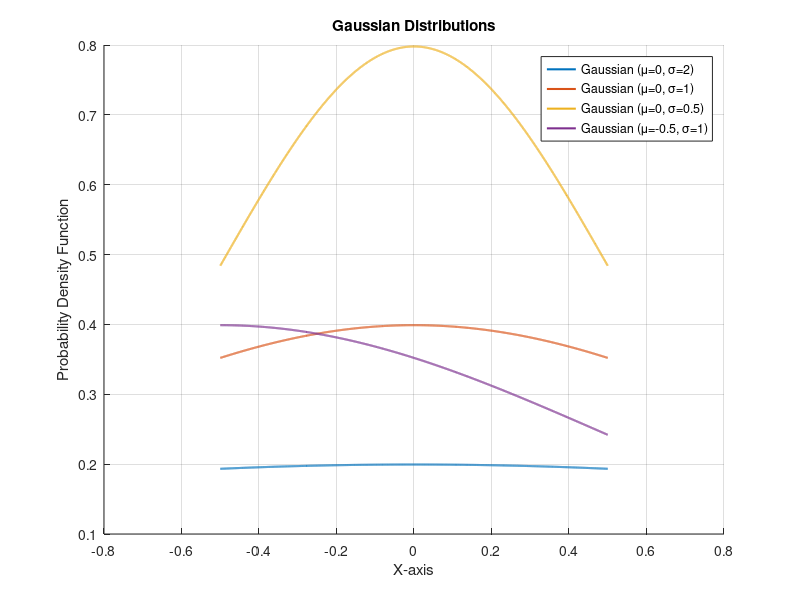

MATLAB code to generate this figure:
%Author-Soham Deshpande
%Date-31/01/2024

clc
clear all
close all

mu = 0;
x = rand(1, 5000) - 0.5;
x = sort(x);
sigma = 2;

eqn = (1/(sqrt(2*pi*sigma^2))) * exp(-(mu - x).^2/(2*sigma^2));
hold on;
plot(x, eqn, 'LineWidth', 1.5, 'DisplayName', 'Gaussian (\mu=0, \sigma=2)');

sigma2 = 1;
mu2 = 0;
eqn2 = (1/(sqrt(2*pi*sigma2^2))) * exp(-(mu2 - x).^2/(2*sigma2^2));
hold on;
plot(x, eqn2, 'LineWidth', 1.5, 'DisplayName', 'Gaussian (\mu=0, \sigma=1)');

sigma3 = 0.5;
mu3 = 0;
eqn3 = (1/(sqrt(2*pi*sigma3^2))) * exp(-(mu3 - x).^2/(2*sigma3^2));
plot(x, eqn3, 'LineWidth', 1.5, 'DisplayName', 'Gaussian (\mu=0, \sigma=0.5)');

sigma4 = 1;
mu4 = -0.5;
eqn4 = (1/(sqrt(2*pi*sigma4^2))) * exp(-(mu4 - x).^2/(2*sigma4^2));
yy = normpdf(x, eqn4);

plot(x, eqn4, 'LineWidth', 1.5, 'DisplayName', 'Gaussian (\mu=-0.5, \sigma=1)');

xlabel('X-axis');
ylabel('Probability Density Function');
title('Gaussian Distributions');
legend('show');
grid on;